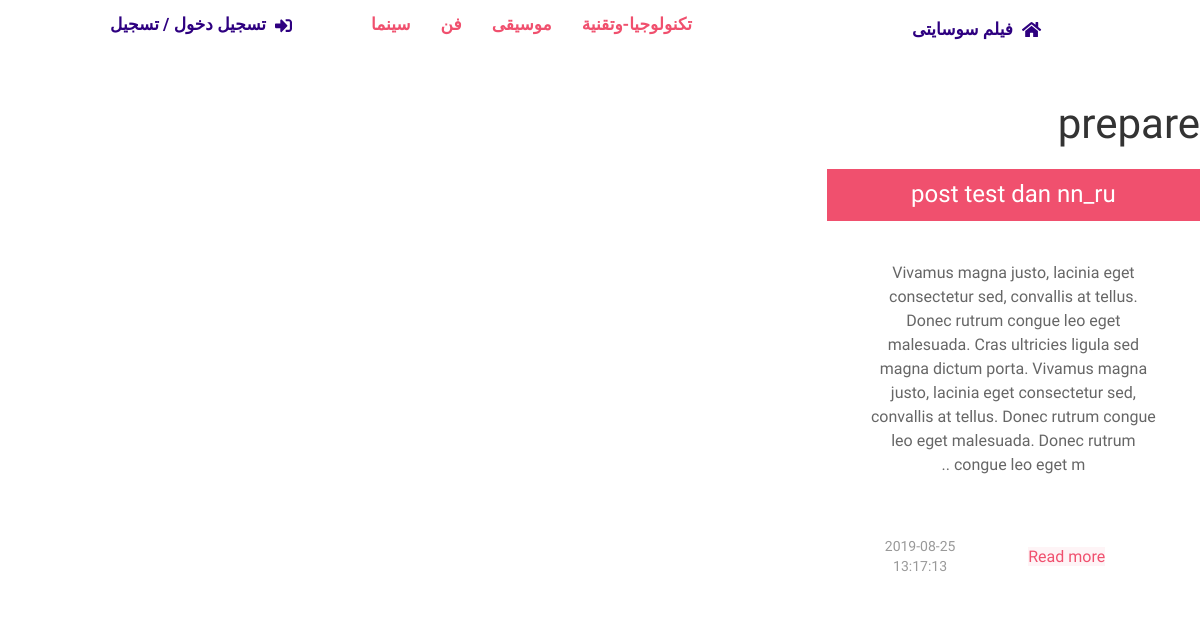
/tags.php?tags=prepare, run on the app's committed database.
### tables this page shows
CREATE TABLE IF NOT EXISTS `categories` (
  `ID` int(11) NOT NULL,
  `Name` varchar(255) NOT NULL,
  `Description` text NOT NULL,
  `parent` int(11) NOT NULL,
  `Ordering` int(11) DEFAULT NULL,
  `Visibility` tinyint(4) NOT NULL DEFAULT '0',
  `Allow_Comment` tinyint(4) NOT NULL DEFAULT '0',
  `Allow_Ads` tinyint(4) NOT NULL DEFAULT '0'
);

CREATE TABLE IF NOT EXISTS `posts` (
  `Post_ID` int(11) NOT NULL,
  `Name` varchar(255) NOT NULL,
  `Description` text NOT NULL,
  `Image` varchar(255) NOT NULL,
  `Status` varchar(255) NOT NULL,
  `Add_Date` timestamp NOT NULL DEFAULT CURRENT_TIMESTAMP ON UPDATE CURRENT_TIMESTAMP,
  `Rating` float NOT NULL,
  `Approve` tinyint(4) NOT NULL DEFAULT '0',
  `Cat_ID` int(11) NOT NULL,
  `Member_ID` int(11) NOT NULL,
  `tags` varchar(255) DEFAULT NULL
);

### init.php (called while the page is built, shortened)
<?php
include 'admin/connect.php';
$functions = 'includes/functions/';
include $functions . 'functions.php';
  class hook {
    public function inc_header($part = Null, $dash = Null, $header = 'header'){
      $temps = 'includes/templates/';
    return $head = include $temps . $header. $dash . $part. '.php';
    }
  }
 ?>

### tags.php (the view, shortened to what this page needs)
<?php
$tags_page = isset($_GET['tags']) ? $_GET['tags'] : '';
include 'init.php';
$hook_up->inc_header();
$new_tag = "tags LIKE '%$tags_page%'";
$posts = get_all_rec("*", "posts", $new_tag, 'Post_ID DESC');
if ($tags_page) { ?>
  <h1><?php echo $_GET['tags']; ?></h1>
  <div class="uk-child-width-1-2@m  uk-child-width-1-3@l uk-text-center" uk-grid>
    <?php
    if (!empty($posts)) {
    foreach ($posts as $post) { ?>
      <div class="">
          <div class="uk-card-header sec_background uk-light">
              <div class="uk-grid-small uk-flex-middle" uk-grid>
                  <div class="uk-width-expand">
                      <h3 class="uk-card-title uk-margin-remove-bottom">
                        <a id="<?php echo $post['Post_ID']; ?>" href="posts.php?postid=<?php echo $post['Post_ID']; ?>" class="checkActive">
                        <?php echo excerpt_len($post['Name']); ?>
                      </a>
                      </h3>
                  </div>
              </div>
          </div>
          <div class="uk-card-body">
              <p><?php echo excerpt_len($post['Description'],300, true); ?></p>
          </div>
          <div class="uk-card-footer uk-margin-remove" uk-grid>
            <div class="uk-width-1-2">
              <a href="posts.php?postid=<?php echo $post['Post_ID']; ?>" class="uk-alert-danger">Read more</a>
            </div>
            <div class="uk-width-1-2">
              <p class="uk-text-meta uk-margin-remove-top"><time datetime="2016-04-01T19:00"><?php echo $post['Add_Date']; ?></time></p>
            </div>
          </div>
        </div>
      <?php
      }
    } else {
      echo "There's No Posts To Show";
    } ?>
  </div>
<?php } else{
  echo "You Must Enter The Tag Name";
} ?>

### includes/templates/header.php (shortened to what this page needs)
<?php global $user_info, $session_user, $current_page;  ?>
  <!DOCTYPE html>
  <html lang="ar" dir="rtl">
  <head>
  </head>
  <body>
    <header class="front_header" uk-sticky uk-grid>
      <?php if(isset($_SESSION['user'])) { ?>
        <nav class="uk-navbar uk-width-1-1 uk-margin-remove" uk-navbar>
          <div class="uk-navbar-left">
            <ul class="uk-navbar-nav">
              <li class="list_home">
                <a href="index.php">
                  فيلم سوسايتى
                  <i class="fas fa-home fa-1x"></i>
                </a>
              </li>
            </ul>
          </div>
          <div class="uk-navbar-right">
            <ul class="uk-navbar-nav">
              <?php if($user_info['GroupID'] != 0 ) { ?>
              <li class="list_homepage">
                <a class="MainColor" href="admin/index.php">
                  <i class="fas fa-tachometer-alt fa-1x"></i>
                </a>
              </li>
            <?php } ?>
              <li class="list_homepage <?php if(isset($current_page) && $current_page == 'add-post.php') { echo " active_upper "; } ?>">
                <a href="add-post.php" class="">
                  <i class="fas fa-edit fa-1x"></i>
                  <?php if($current_page == 'add-post.php') { echo "<span class='uk-text-success'> Add Post</span>"; } ?>
                </a>
              </li>
              <li class="list_homepage <?php if(isset($current_page) && $current_page == 'profile.php') { echo " active_upper "; } ?>">
                <a href="profile.php">
                  <i class="fas fa-user fa-1x"></i>
                  <?php if($current_page == 'profile.php') { echo "<span class='uk-text-success'> Profile</span>"; } ?>
                </a>
              </li>
              <li class="list_homepage">
                <a class="MainColor" href="logout.php">
                  <i class="fas fa-sign-out-alt fa-1x"></i>
                </a>
              </li>
            </ul>
          </div>
        </nav>
        <nav class="uk-navbar uk-width-1-1 uk-margin-remove down_nav" uk-navbar>
          <ul class="uk-navbar-nav uk-margin-auto" uk-grid>
            <?php
            $top_nav_cat = get_all_rec('*', 'categories', 'parent = 0', 'ID DESC', 4);
              foreach ($top_nav_cat as $cat) {
                 ?>
                <li class="list_nav uk-padding-remove <?php if(isset($_GET['page_title']) && $_GET['page_title'] == $cat['Name']) { echo "acitveTwo";} ?>">
                   <?php
                  echo "<a class='a_header' href='categories.php?pageid=".$cat['ID']."&page_title=".str_replace(' ', '-', $cat['Name'])."'>";
                    echo $cat['Name'];
                  echo "</a>"; ?>
                </li>
                <?php
                $down_nav_cat = get_all_rec("*", "sub_categories", "category_id = {$cat['ID']}", "id_sub DESC", 4);
                if (!empty($down_nav_cat)) { ?>
                <ul class="child_cat" uk-dropdown>
                <?php
                foreach ($down_nav_cat as $down) { ?>
                <li>
                  <?php
                  echo "<a href='categories.php?pageid=".$down['id_sub']."&page_title=".str_replace(' ', '-', $down['name_sub'])."'>";
                    echo $down['name_sub'];
                  echo "</a>"; ?>
                </li>
            <?php  }  ?>
          </ul>
        <?php } ?>
            <?php } ?>
          </ul>
        </nav>
        <?php } else{ ?>
          <nav class="uk-navbar uk-width-1-1 uk-margin-remove">
            <div class="uk-navbar-left">
              <ul class="uk-navbar-nav">
                <li class="list_home">
                  <a class="" href="index.php">
                    <i class="fas fa-home fa-1x"></i>
                    فيلم سوسايتى
                  </a>
                </li>
              </ul>
            </div>
            <div class="uk-navbar-right">
              <ul class="uk-navbar-nav uk-margin-auto" uk-grid>
                <?php
                $top_nav_cat = get_all_rec('*', 'categories', 'parent = 0', 'ID DESC', 4);
                  foreach ($top_nav_cat as $cat) {
                    $dod = str_replace( ' ', '-', $cat['Name']);
                    $zoz = isset($_GET['page_title']) ? $_GET['page_title'] : "";
                     ?>
                    <li class="list_nav uk-padding-remove <?php if(isset($zoz) &&$zoz == $dod) {
                      echo "acitveTwo";}  ?>">
                       <?php
                      echo "<a class='a_header' href='categories.php?pageid=".$cat['ID']."&page_title=".str_replace(' ', '-', $cat['Name'])."'>";
                        echo $dod;
                      echo "</a>"; ?>
                    </li>
                <?php } ?>
                <li>
                  <a href="login.php" class="log-sign">
                    <i class="fas fa-sign-in-alt fa-1x"></i>
              تسجيل دخول / تسجيل
            </a>
                </li>
              </ul>
            </div>
          </nav>
          <?php } ?>
    </header>

### layout/css/main-rtl.css (style rules this page uses)
* { box-sizing: border-box; margin: 0 auto; padding: 0; font-family: 'Cairo', sans-serif !important; }
body { height: 100%; }
.front_header { background: #fff; margin: 0 auto; }
.uk-card-header { padding: 9px; }
.uk-card-footer { display: flex; align-items: center; justify-content: center; }
.uk-navbar-item, .uk-navbar-nav>li>a, .uk-navbar-toggle { min-height: 50px; }
.uk-navbar-nav li a { color: #fff; font-weight: 900; font-size: 17px; }
.list_home a { color: #2e0080 !important; }
.uk-navbar-nav li a svg { margin-left: 9px; margin-right: 9px; }
.sec_background { background: #f0506e !important; }
.log-sign { color: #ddd; font-size: 26px; }
a, a:hover, a:focus, a:active { text-decoration: none; outline: none; }
a, a:active, a:focus { color: #333; text-decoration: none; transition-timing-function: ease-in-out; -ms-transition-timing-function: ease-in-out; -moz-transition-timing-function: ease-in-out; -webkit-transition-timing-function: ease-in-out; -o-transition-timing-function: ease-in-out; transition-duration: .2s; -ms-transition-duration: .2s; -moz-transition-duration: .2s; -webkit-transition-duration: .2s; -o-transition-duration: .2s; }
ul { margin: 0; padding: 0; list-style: none; }
.list_nav { padding-bottom: 9px !important; }
a.log-sign { color: #2e0080 !important; }
.a_header { color: #f0506e !important; }

### data on the page
categories: Name "تكنولوجيا-وتقنية"
categories: Name "موسيقى"
categories: Name "فن"
categories: Name "سينما"
posts: Name "post test dan nn_ru", Description "Vivamus magna justo, lacinia eget consectetur sed, convallis at tellus. Donec rutrum congue leo eget malesuada. Cras ultricies ligula sed magna dictum porta. Vivamus magna justo, lacinia eget consectetur sed, convallis at tellus. Donec rutrum congue leo eget malesuada. Donec rutrum congue leo eget m ..", Add_Date "2019-08-25 13:17:13"

### other printed values
$_GET['tags'] "prepare"
